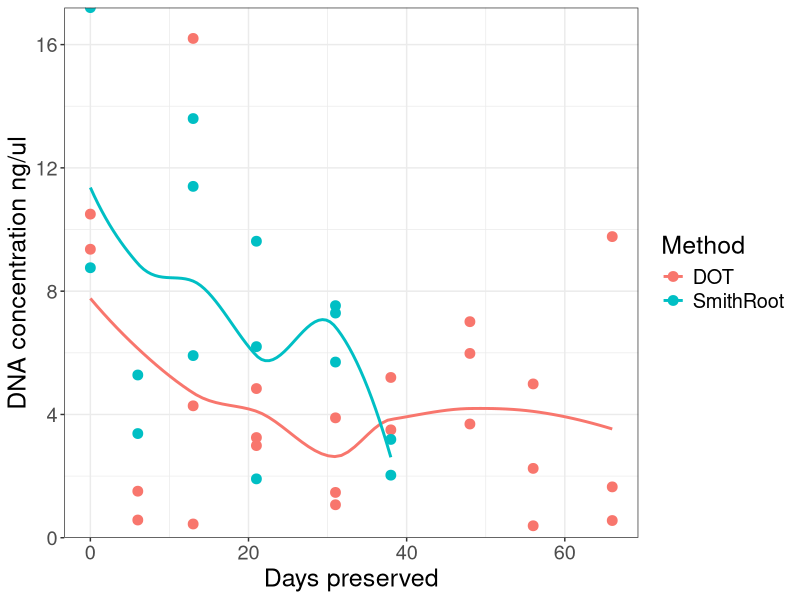
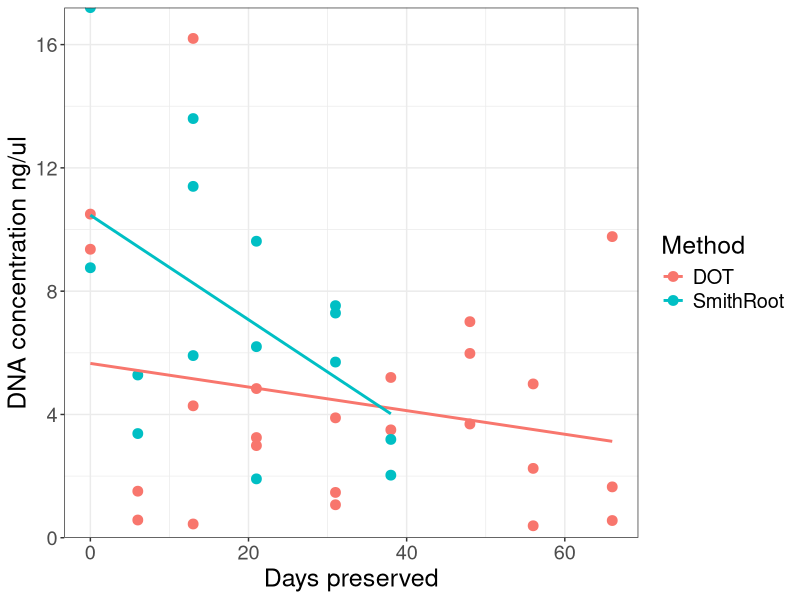
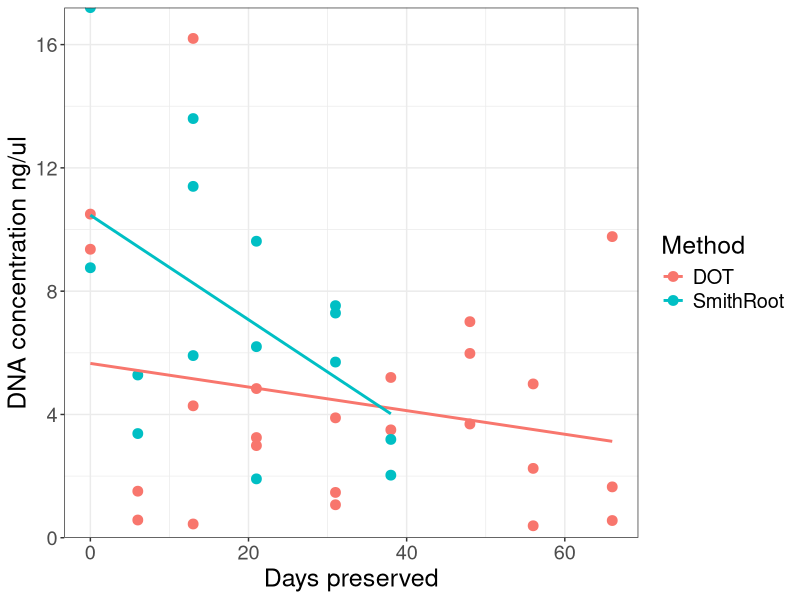

Reproduce these figures in R, in order.
#plot up eDNA concentration vs duration in RNAlater in the DOT samplers
library(dplyr)
library(ggplot2)

#Read in the csv 
conc <- read.csv("data/eDNA_Concentrations.csv", header = T) %>% group_by(Method)

#loess model
ggplot(conc, aes(x=DurationPreserved, y=as.numeric(Concentration), color=Method))+
  geom_point(size=3)+
  geom_smooth(se = F)+
  ylab(label = "DNA concentration ng/ul")+
  xlab(label = "Days preserved")+
  expand_limits(x=0,y=0)+
  #scale_x_continuous(expand=c(0,0), limits=c(0,NA))+
  scale_y_continuous(expand=c(0,0), limits=c(0,NA))+
  theme_bw()+
  theme(text=element_text(size=18))

#linear model
ggplot(conc, aes(x=DurationPreserved, y=as.numeric(Concentration), color=Method))+
  geom_point(size=3)+
  geom_smooth(se = F, method="lm")+
  ylab(label = "DNA concentration ng/ul")+
  xlab(label = "Days preserved")+
  expand_limits(x=0,y=0)+
  #scale_x_continuous(expand=c(0,0), limits=c(0,NA))+
  scale_y_continuous(expand=c(0,0), limits=c(0,NA))+
  theme_bw()+
  theme(text=element_text(size=18))

ggsave(filename = "DOTvsSR_preservation.png",plot = last_plot(),device = "png",
       path = "figures/",width = 12, height = 8, units = "in", dpi = 400, bg = "white")
